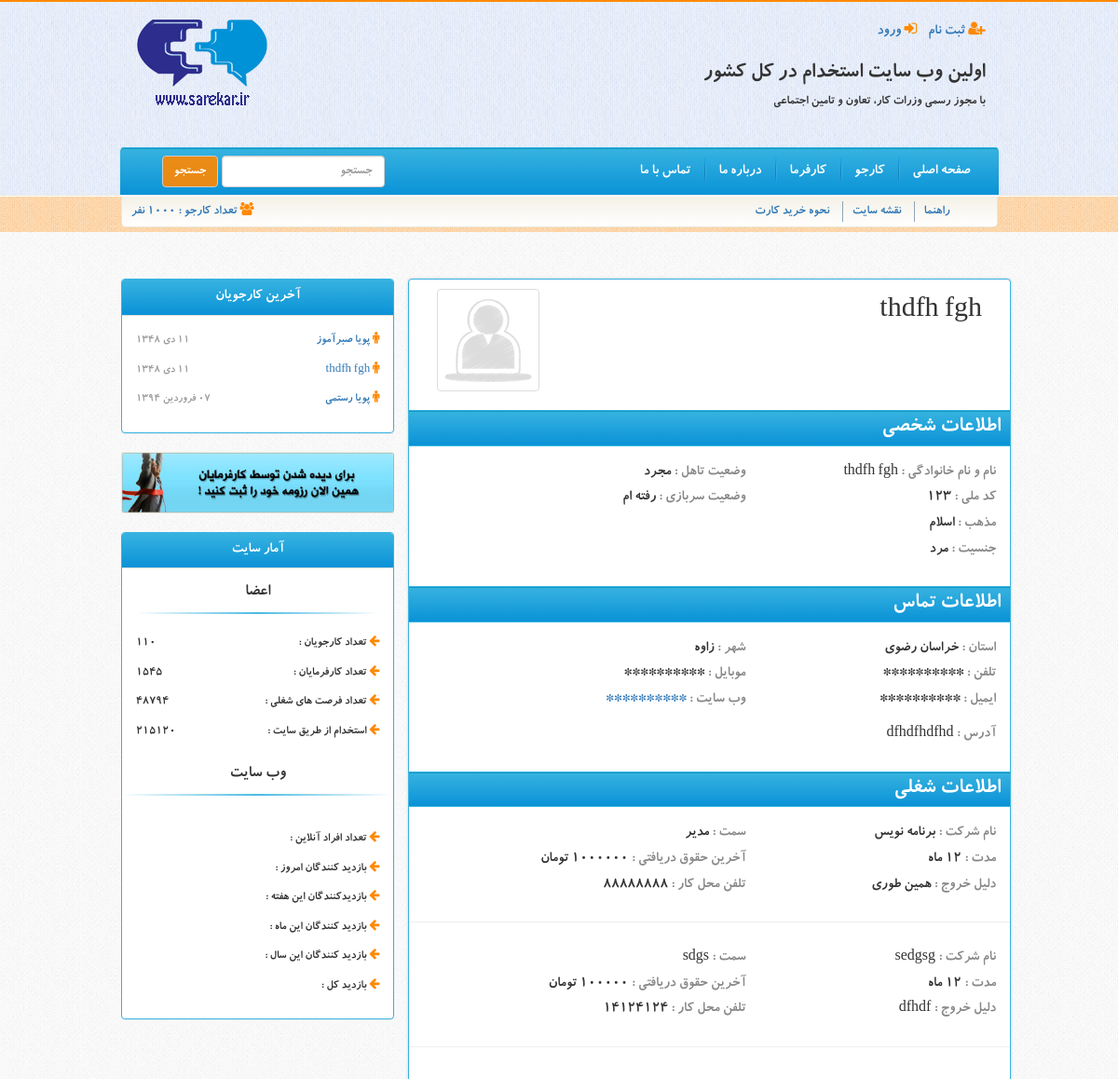
The app's page /?page=profile&id=2 (upper part), older data.
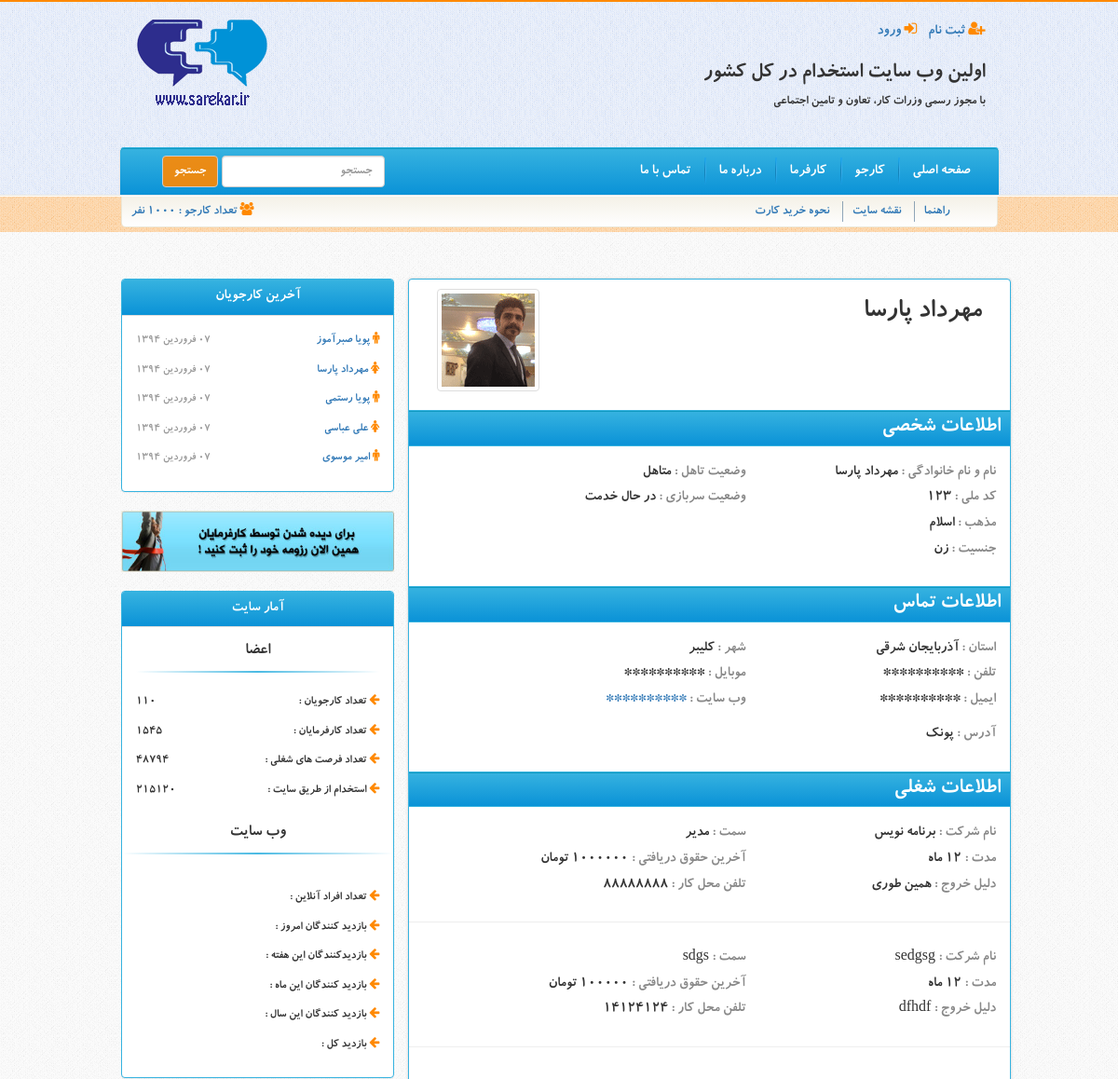
The same page, newer data.
### tables this page shows
CREATE TABLE IF NOT EXISTS `users` (
  `id` int(11) NOT NULL AUTO_INCREMENT,
  `activation_code` varchar(250) NOT NULL,
  `first_name` varchar(250) NOT NULL,
  `last_name` varchar(250) NOT NULL,
  `melli_code` varchar(250) NOT NULL,
  `password` varchar(250) NOT NULL,
  `religion` varchar(250) NOT NULL,
  `gender` varchar(250) NOT NULL,
  `soldiering_state` varchar(250) NOT NULL,
  `marriage_state` varchar(250) NOT NULL,
  `picture` varchar(250) NOT NULL,
  `birthday` bigint(20) NOT NULL,
  `mobile` varchar(250) NOT NULL,
  `tel` varchar(250) NOT NULL,
  `address` text NOT NULL,
  `email` varchar(250) NOT NULL,
  `website` varchar(250) NOT NULL,
  `job_state` varchar(250) NOT NULL,
  `job_kind` varchar(255) NOT NULL,
  `salary` varchar(255) NOT NULL,
  `province_id_2` int(11) NOT NULL,
  `city_id` int(11) NOT NULL,
  `about_me` text NOT NULL,
  `register_date` bigint(20) NOT NULL,
  PRIMARY KEY (`id`)
);

CREATE TABLE IF NOT EXISTS `city` (
  `id` int(11) NOT NULL AUTO_INCREMENT,
  `name` varchar(64) NOT NULL,
  `province` int(11) NOT NULL,
  PRIMARY KEY (`id`)
);

CREATE TABLE IF NOT EXISTS `province` (
  `id` int(10) unsigned NOT NULL AUTO_INCREMENT,
  `name` varchar(64) NOT NULL,
  PRIMARY KEY (`id`)
);

CREATE TABLE IF NOT EXISTS `jobs` (
  `jobs_id` int(11) NOT NULL AUTO_INCREMENT,
  `user_id` int(11) NOT NULL,
  `job_name` varchar(250) NOT NULL,
  `job_position` varchar(250) NOT NULL,
  `job_duration` int(11) NOT NULL,
  `job_last_salary` int(11) NOT NULL,
  `job_exit_cause` text NOT NULL,
  `job_tel` varchar(250) NOT NULL,
  PRIMARY KEY (`jobs_id`)
);

### core/jdf.php (called while the page is built, shortened)
<?php
function jdate($format,$timestamp='',$none='',$time_zone='Asia/Tehran',$tr_num='fa'){
 $T_sec=0;
 $ts=$T_sec+(($timestamp=='' or $timestamp=='now')?time():tr_num($timestamp));
 $date=explode('_',date('H_i_j_n_O_P_s_w_Y',$ts));
 list($j_y,$j_m,$j_d)=gregorian_to_jalali($date[8],$date[3],$date[2]);
 $sl=strlen($format);
 $out='';
 for($i=0; $i<$sl; $i++){
  $sub=substr($format,$i,1);
  switch($sub){
	case'd':
	$out.=($j_d<10)?'0'.$j_d:$j_d;
	break;
	case'F':
	$out.=jdate_words(array('mm'=>$j_m),' ');
	break;
	case'Y':
	$out.=$j_y;
	break;
	default:$out.=$sub;
  }
 }
 return($tr_num!='en')?tr_num($out,'fa','.'):$out;
}
function tr_num($str,$mod='en',$mf='٫'){
 $num_a=array('0','1','2','3','4','5','6','7','8','9','.');
 $key_a=array('۰','۱','۲','۳','۴','۵','۶','۷','۸','۹',$mf);
 return($mod=='fa')?str_replace($num_a,$key_a,$str):str_replace($key_a,$num_a,$str);
}
function jdate_words($array,$mod=''){
 foreach($array as $type=>$num){
  $num=(int)tr_num($num);
  switch($type){
	case'mm':
	$key=array
	('فروردین','اردیبهشت','خرداد','تیر','مرداد','شهریور','مهر','آبان','آذر','دی','بهمن','اسفند');
	$array[$type]=$key[$num-1];
	break;
  }
 }
 return($mod=='')?$array:implode($mod,$array);
}
function gregorian_to_jalali($g_y,$g_m,$g_d,$mod=''){
	$g_y=tr_num($g_y); $g_m=tr_num($g_m); $g_d=tr_num($g_d);
 $d_4=$g_y%4;
 $g_a=array(0,0,31,59,90,120,151,181,212,243,273,304,334);
 $doy_g=$g_a[(int)$g_m]+$g_d;
 $d_33=(int)((($g_y-16)%132)*.0305);
 $a=($d_33==3 or $d_33<($d_4-1) or $d_4==0)?286:287;
 $b=(($d_33==1 or $d_33==2) and ($d_33==$d_4 or $d_4==1))?78:(($d_33==3 and $d_4==0)?80:79);
 if($doy_g>$b){
  $jy=$g_y-621; $doy_j=$doy_g-$b;
 }else{
  $jy=$g_y-622; $doy_j=$doy_g+$a;
 }
 if($doy_j<187){
  $jm=(int)(($doy_j-1)/31); $jd=$doy_j-(31*$jm++);
 }else{
  $jm=(int)(($doy_j-187)/30); $jd=$doy_j-186-($jm*30); $jm+=7;
 }
 return($mod=='')?array($jy,$jm,$jd):$jy.$mod.$jm.$mod.$jd;
}

### include/profile/contact_info.php (the view, shortened to what the changed rows need)
<?php
	$contact_info_query = " SELECT users.mobile,users.website,users.tel,users.email,users.address,city.name AS city_name , province.name AS province_name FROM `users` INNER JOIN city ON users.city_id = city.id INNER JOIN
							province ON city.province = province.id WHERE users.id = '$user_id' LIMIT 1 ; " ;
	$contact_info_result = mysqli_query($connection,$contact_info_query);
	$contact_info_row = mysqli_fetch_assoc($contact_info_result);
	if($visit){
		$contact_info_row['mobile'] = substr_replace($contact_info_row['mobile'],'**********',0);
		$contact_info_row['tel'] = substr_replace($contact_info_row['tel'],'**********',0);
		$contact_info_row['email'] = substr_replace($contact_info_row['email'],'**********',0);
		$contact_info_row['website'] = substr_replace($contact_info_row['website'],'**********',0);
		}
?>
<div class="row">
        <h3 class="title">اطلاعات تماس</h3>
         <div class="col-sm-2" style="padding-left:0 !important">
        </div>
        <div class="col-sm-5">
        	<h4 class="title-info">شهر : <span class="detail"><?php echo $contact_info_row['city_name']; ?></span></h4>
            <h4 class="title-info">موبایل : <span class="detail"><?php echo $contact_info_row['mobile']; ?></span></h4>
            <h4 class="title-info">وب سایت : <span class="detail"><a target="_blank" href="<?php echo $contact_info_row['website']; ?>"><?php echo $contact_info_row['website']; ?></a></span></h4>
        </div>
        <div class="col-sm-5">
          <h4 class="title-info">استان : <span class="detail"><?php echo $contact_info_row['province_name']; ?></span></h4>
          <h4 class="title-info">تلفن : <span class="detail"><?php echo $contact_info_row['tel']; ?></span></h4>
          <h4 class="title-info">ایمیل : <span class="detail"><?php echo $contact_info_row['email']; ?></span></h4>
 		</div>
        <div class="col-xs-12">
        	<h4 class="title-info">آدرس : <span class="detail"><?php echo $contact_info_row['address']; ?></span></h4>
        </div>
</div>

### include/profile.php (shortened to what the changed rows need)
<?php
	if(isset($_GET['id'])){
		$user_id = $_GET['id'];
		$visit = true;
	}else{
		$user_id = $_SESSION['active_user_id'];
		$visit = false;
		}
	$users_fetch_query = " SELECT * FROM `users` WHERE `id` = '$user_id' LIMIT 1 ; " ;
	$users_fetch_result = mysqli_query($connection,$users_fetch_query);
	$users_fetch_row = mysqli_fetch_assoc($users_fetch_result);
?>
<div class="home">
	<?php include 'left_nav.php'; ?>
	<div class="col-md-8 profile">
    	<div class="col-sm-3 img-personaly" dir="ltr">
        <?php
		if($users_fetch_row['picture']){
        	echo "<img src='images/personaly/$users_fetch_row[picture]' class='img-responsive img-thumbnail' style='margin:auto'>";
		}else{
			echo "<img src='images/personaly/profile.png' class='img-responsive img-thumbnail' style='margin:auto'>";
			}
		?>
        </div>
        <div class="col-sm-9">
        	<h2><?php echo $users_fetch_row['first_name'].' '.$users_fetch_row['last_name']; ?></h2>
        </div>
        <div class="clearfix"></div>
            <?php include 'profile/user_info.php'; ?>
            <?php include 'profile/contact_info.php'; ?>
            <?php include 'profile/job_info.php'; ?>
            <?php include 'profile/education_info.php'; ?>
</div>
</div>

### include/left_nav.php
<?php
	$last_users = '';
	$last_users_query = " SELECT * FROM `users` LIMIT 5 ; " ;
	$last_users_result = mysqli_query($connection,$last_users_query);
	while($last_users_row = mysqli_fetch_assoc($last_users_result)){
		$gender = 'male';
		if($last_users_row['gender'] == 'زن'){
		$gender = 'female';
			}
			$last_users_row['register_date'] = jdate("d F Y" , $last_users_row['register_date']);
			$last_users .= "<p><i class='fa fa-$gender'></i><a href='?page=profile&id=$last_users_row[id]'> $last_users_row[first_name] $last_users_row[last_name] </a>
							</p><p align='left'>$last_users_row[register_date]</p>";
		}
?>
<div class="col-md-4">
    	<div class="panel panel-default border">
          <div class="panel-heading">
            <h3 class="panel-title text-center">آخرین کارجویان</h3>
          </div>
          <div class="panel-body last-user">
            <?php echo $last_users; ?>
          </div>
        </div>
        <div>
        <img src="images/sidebar1.jpg" class="img-responsive">
        </div>
        <div class="panel panel-default stat border">
          <div class="panel-heading">
            <h2 class="panel-title text-center">آمار سایت</h2>
          </div>
          <div class="panel-body">
          	<h4 class="text-center">اعضا</h4>
            <hr class="hr-light">
            <p><i class="fa fa-arrow-left"></i> تعداد کارجویان : </p><p align="left">110</p>
            <p><i class="fa fa-arrow-left"></i> تعداد کارفرمایان :  </p><p align="left">1545</p>
            <p><i class="fa fa-arrow-left"></i> تعداد فرصت های شغلی :  </p><p align="left">48794</p>
            <p><i class="fa fa-arrow-left"></i> استخدام از طریق سایت :  </p><p align="left">215120</p>
          </div>
           <h4 class="text-center">وب سایت</h4>
            <hr class="hr-light">
          <div class="panel-body">
            <p><i class="fa fa-arrow-left"></i> تعداد افراد آنلاین :</p><p align="left"><?php echo $online; ?></p>
            <p><i class="fa fa-arrow-left"></i> بازدید کنندگان امروز :  </p><p align="left"><?php echo $day; ?></p>
            <p><i class="fa fa-arrow-left"></i> بازدیدکنندگان این هفته :  </p><p align="left"><?php echo $week; ?></p>
            <p><i class="fa fa-arrow-left"></i> بازدید کنندگان این ماه :  </p><p align="left"><?php echo $month; ?></p>
            <p><i class="fa fa-arrow-left"></i> بازدید کنندگان این سال :  </p><p align="left"><?php echo $year; ?></p>
            <p><i class="fa fa-arrow-left"></i> بازدید کل :  </p><p align="left"><?php echo $all; ?></p>
          </div>
        </div>
    </div>

### include/profile/user_info.php (shortened to what the changed rows need)
<div class="row">
            <h3 class="title">اطلاعات شخصی</h3>
            <div class="col-sm-2" style="padding-left:0 !important">
            </div>
            <div class="col-sm-5">
                <h4 class="title-info">وضعیت تاهل : <span class="detail"><?php echo $users_fetch_row['marriage_state']; ?></span></h4>
                <h4 class="title-info">وضعیت سربازی : <span class="detail"><?php echo $users_fetch_row['soldiering_state']; ?></span></h4>
            </div>
            <div class="col-sm-5">
              <h4 class="title-info">نام و نام خانوادگی : <span class="detail"><?php echo $users_fetch_row['first_name'].' '.$users_fetch_row['last_name']; ?></span></h4>
              <h4 class="title-info">کد ملی : <span class="detail"><?php echo $users_fetch_row['melli_code']; ?></span></h4>
              <h4 class="title-info">مذهب : <span class="detail"><?php echo $users_fetch_row['religion']; ?></span></h4>
              <h4 class="title-info">جنسیت : <span class="detail"><?php echo $users_fetch_row['gender']; ?></span></h4>
            </div>
</div>

### include/profile/job_info.php (shortened to what the changed rows need)
<?php
	$job_info_query = " SELECT * FROM `jobs` WHERE `user_id` = '$user_id' ; " ;
	$job_info_result = mysqli_query($connection,$job_info_query);
?>
<div class="row">
	<h3 class="title">اطلاعات شغلی
	</h3>
<?php
	while($job_info_row = mysqli_fetch_assoc($job_info_result)){
	    echo "
        <div class='col-sm-2' style='padding-left:0 !important'>";
		echo "
        </div>
        <div class='col-sm-5'>
        	<h4 class='title-info'>سمت : <span class='detail'>$job_info_row[job_position]</span></h4>
            <h4 class='title-info'>آخرین حقوق دریافتی : <span class='detail'>$job_info_row[job_last_salary] تومان</span></h4>
            <h4 class='title-info'>تلفن محل کار : <span class='detail'>$job_info_row[job_tel]</span></h4>
        </div>
        <div class='col-sm-5'>
          <h4 class='title-info'>نام شرکت : <span class='detail'>$job_info_row[job_name]</span></h4>
          <h4 class='title-info'>مدت : <span class='detail'>$job_info_row[job_duration] ماه</span></h4>
          <h4 class='title-info'>دلیل خروج : <span class='detail'>$job_info_row[job_exit_cause]</span></h4>
 		</div>
        <div class='clearfix'></div>
        <hr class='hr-orange'>";
        }
?>
</div>

Row changes from the older to the newer data that the page shows:
changed users "صبرآموز": last_users_row "۱۱ دی ۱۳۴۸" → "۰۷ فروردین ۱۳۹۴"
changed users "اسلام": first_name "thdfh" → "مهرداد"; last_name "fgh" → "پارسا"; last_users_row "۱۱ دی ۱۳۴۸" → "۰۷ فروردین ۱۳۹۴"; picture: picture added; marriage_state "مجرد" → "متاهل"; soldiering_state "رفته ام" → "در حال خدمت"; gender "مرد" → "زن"; city.name "زاوه" → "كليبر"; province.name "خراسان رضوي" → "آذربايجان شرقي"; address "dfhdfhdfhd" → "پونک"
added users: first_name "علی", last_name "عباسی", last_users_row "۰۷ فروردین ۱۳۹۴"
added users: first_name "امیر", last_name "موسوی", last_users_row "۰۷ فروردین ۱۳۹۴"
